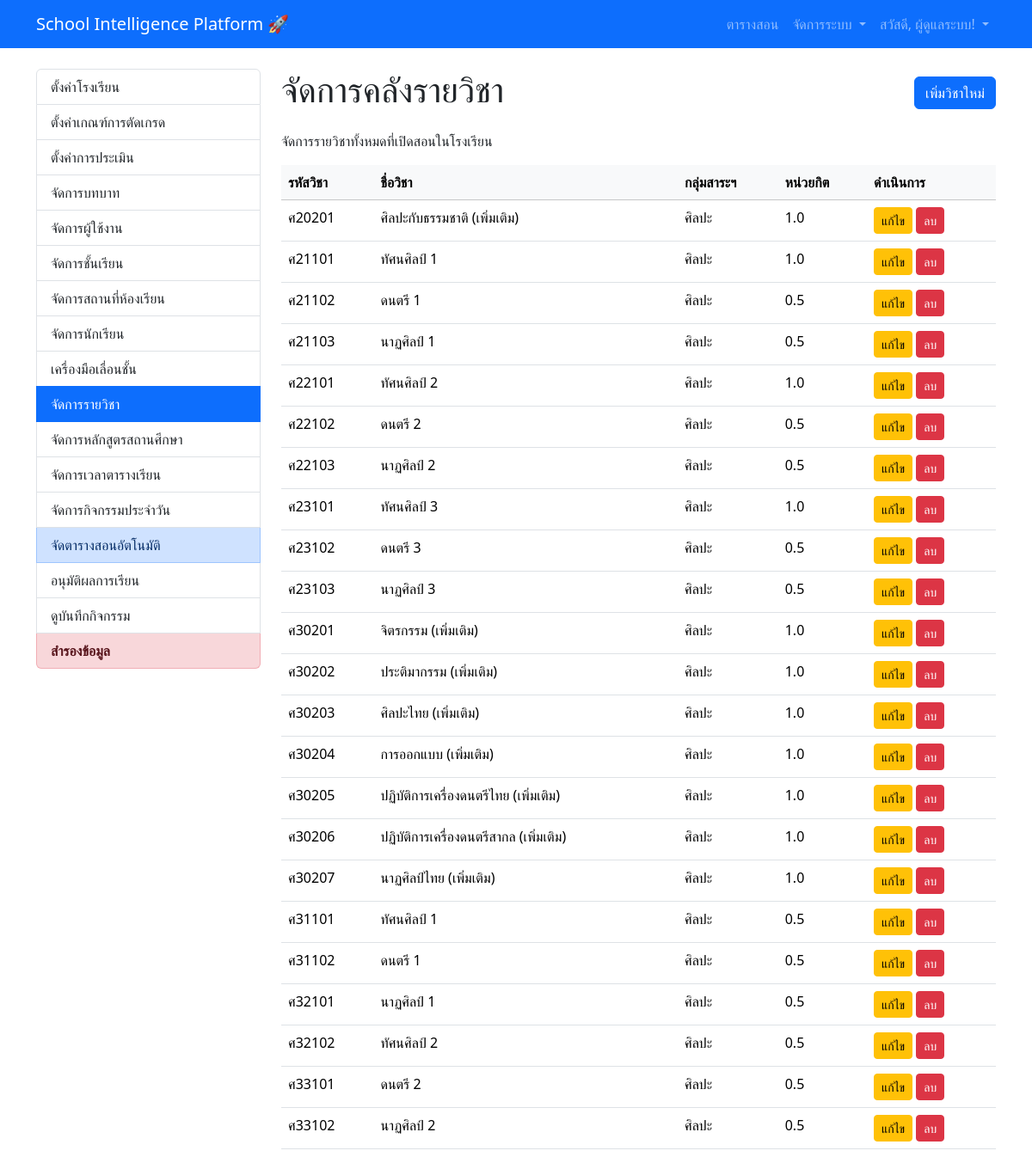
Screenshot of /admin/subjects (signed in) with the database file from the repository.
### V1.0/app/models.py (models this page shows, shortened)
class User(UserMixin, db.Model):
    id = db.Column(db.Integer, primary_key=True)
    username = db.Column(db.String(64), index=True, unique=True)
    password_hash = db.Column(db.String(256))
    full_name = db.Column(db.String(120))
    status = db.Column(db.String(50), default='Active')
    department = db.Column(db.String(120), index=True)
    max_periods_per_day = db.Column(db.Integer)
    max_periods_per_week = db.Column(db.Integer)
    roles = db.relationship('Role', secondary=user_roles, lazy='subquery',
                            backref=db.backref('users', lazy=True))
    activity_logs = db.relationship('ActivityLog', backref='user', lazy='dynamic')
    courses_taught = db.relationship('Course', backref='teacher', lazy='dynamic')
    advised_class_groups = db.relationship('ClassGroup', secondary=class_group_advisors, back_populates='advisors')

class Subject(db.Model):
    id = db.Column(db.Integer, primary_key=True)
    subject_code = db.Column(db.String(20), unique=True, index=True)
    name = db.Column(db.String(120))
    department = db.Column(db.String(120))
    default_credits = db.Column(db.Float, default=1.0)
    subject_type = db.Column(db.String(50)) # เช่น 'คำนวณ', 'บรรยาย', 'ปฏิบัติ', 'กิจกรรม'
    time_preference = db.Column(db.String(50)) # เช่น 'ตอนเช้า', 'ตอนบ่าย', 'ไม่มี'
    required_room_type = db.Column(db.String(50), nullable=True) # เช่น 'ห้องแล็บ', 'ห้องคอมพิวเตอร์'
    courses = db.relationship('Course', back_populates='subject', lazy='dynamic')
    curriculum_entries = db.relationship('Curriculum', back_populates='subject', lazy='dynamic')
    learning_units = db.relationship('LearningUnit', backref='subject', lazy='dynamic', cascade="all, delete-orphan")
    exams = db.relationship('Exam', backref='subject', lazy='dynamic', cascade="all, delete-orphan")

### V1.0/app/admin/routes.py (the view)
@bp.route('/subjects')
@login_required
@admin_required
def manage_subjects():
    subjects = Subject.query.order_by(Subject.subject_code).all()
    return render_template('admin/manage_subjects.html', title='จัดการคลังรายวิชา', subjects=subjects)

### V1.0/app/templates/admin/manage_subjects.html (shortened to what this page needs)
{% extends "base.html" %}
{% block content %}
<div class="row">
    <div class="col-md-3">
        {% include 'admin/_admin_menu.html' %}
    </div>
    <div class="col-md-9">
        <div class="d-flex justify-content-between align-items-center mb-3">
            <h1>จัดการคลังรายวิชา</h1>
            <a href="{{ url_for('admin.add_subject') }}" class="btn btn-primary">เพิ่มวิชาใหม่</a>
        </div>
        <p>จัดการรายวิชาทั้งหมดที่เปิดสอนในโรงเรียน</p>
        <table class="table table-hover">
            <thead class="table-light">
                <tr>
                    <th>รหัสวิชา</th>
                    <th>ชื่อวิชา</th>
                    <th>กลุ่มสาระฯ</th>
                    <th>หน่วยกิต</th>
                    <th>ดำเนินการ</th>
                </tr>
            </thead>
            <tbody>
                {% for subject in subjects %}
                <tr>
                    <td>{{ subject.subject_code }}</td>
                    <td>{{ subject.name }}</td>
                    <td>{{ subject.department }}</td>
                    <td>{{ subject.default_credits }}</td>
                    <td>
                        <a href="{{ url_for('admin.edit_subject', id=subject.id) }}" class="btn btn-warning btn-sm">แก้ไข</a>
                        <form action="{{ url_for('admin.delete_subject', id=subject.id) }}" method="POST" class="d-inline" onsubmit="return confirm('คุณแน่ใจหรือไม่ว่าต้องการลบ?');">
                            <button type="submit" class="btn btn-danger btn-sm">ลบ</button>
                        </form>
                    </td>
                </tr>
                {% endfor %}
            </tbody>
        </table>
    </div>
</div>
{% endblock %}

### V1.0/app/templates/base.html (shortened to what this page needs)
<!doctype html>
<html lang="th">
<head>
    <link href="https://cdn.jsdelivr.net/npm/bootstrap@5.3.3/dist/css/bootstrap.min.css" rel="stylesheet">
</head>
<body>
    <nav class="navbar navbar-expand-lg navbar-dark bg-primary">
        <div class="container">
            <a class="navbar-brand" href="{{ url_for('main.index') }}">School Intelligence Platform 🚀</a>
            <div class="collapse navbar-collapse" id="navbarNav">
<ul class="navbar-nav ms-auto">
    {% if current_user.is_anonymous %}
        <li class="nav-item"><a class="nav-link" href="{{ url_for('auth.login') }}">เข้าสู่ระบบ</a></li>
    {% else %}
        {% if not current_user.is_anonymous %}
        <li class="nav-item">
            <a class="nav-link" href="{{ url_for('main.view_timetable') }}">
                 ตารางสอน
            </a>
        </li>
        {% endif %}
{% if 'admin' in current_user.roles|map(attribute='key') %}
<li class="nav-item dropdown">
    <a class="nav-link dropdown-toggle" href="#" id="adminDropdown" role="button" data-bs-toggle="dropdown" aria-expanded="false">
         จัดการระบบ
    </a>
</li>
{% endif %}
        <li class="nav-item dropdown">
            <a class="nav-link dropdown-toggle" href="#" id="userDropdown" role="button" data-bs-toggle="dropdown" aria-expanded="false">
                สวัสดี, {{ current_user.full_name }}!
            </a>
        </li>
    {% endif %}
</ul>
            </div>
        </div>
    </nav>
    <main class="container mt-4">
        {% block content %}{% endblock %}
    </main>
</body>
</html>

### rows the page displays
User: full_name "ผู้ดูแลระบบ"
Subject: subject_code "ศ20201", name "ศิลปะกับธรรมชาติ (เพิ่มเติม)", department "ศิลปะ", default_credits "1.0"
Subject: subject_code "ศ21101", name "ทัศนศิลป์ 1", department "ศิลปะ", default_credits "1.0"
Subject: subject_code "ศ21102", name "ดนตรี 1", department "ศิลปะ", default_credits "0.5"
Subject: subject_code "ศ21103", name "นาฏศิลป์ 1", department "ศิลปะ", default_credits "0.5"
Subject: subject_code "ศ22101", name "ทัศนศิลป์ 2", department "ศิลปะ", default_credits "1.0"
Subject: subject_code "ศ22102", name "ดนตรี 2", department "ศิลปะ", default_credits "0.5"
Subject: subject_code "ศ22103", name "นาฏศิลป์ 2", department "ศิลปะ", default_credits "0.5"
Subject: subject_code "ศ23101", name "ทัศนศิลป์ 3", department "ศิลปะ", default_credits "1.0"
Subject: subject_code "ศ23102", name "ดนตรี 3", department "ศิลปะ", default_credits "0.5"
Subject: subject_code "ศ23103", name "นาฏศิลป์ 3", department "ศิลปะ", default_credits "0.5"
Subject: subject_code "ศ30201", name "จิตรกรรม (เพิ่มเติม)", department "ศิลปะ", default_credits "1.0"
Subject: subject_code "ศ30202", name "ประติมากรรม (เพิ่มเติม)", department "ศิลปะ", default_credits "1.0"
Subject: subject_code "ศ30203", name "ศิลปะไทย (เพิ่มเติม)", department "ศิลปะ", default_credits "1.0"
Subject: subject_code "ศ30204", name "การออกแบบ (เพิ่มเติม)", department "ศิลปะ", default_credits "1.0"
Subject: subject_code "ศ30205", name "ปฏิบัติการเครื่องดนตรีไทย (เพิ่มเติม)", department "ศิลปะ", default_credits "1.0"
Subject: subject_code "ศ30206", name "ปฏิบัติการเครื่องดนตรีสากล (เพิ่มเติม)", department "ศิลปะ", default_credits "1.0"
Subject: subject_code "ศ30207", name "นาฏศิลป์ไทย (เพิ่มเติม)", department "ศิลปะ", default_credits "1.0"
Subject: subject_code "ศ31101", name "ทัศนศิลป์ 1", department "ศิลปะ", default_credits "0.5"
Subject: subject_code "ศ31102", name "ดนตรี 1", department "ศิลปะ", default_credits "0.5"
Subject: subject_code "ศ32101", name "นาฏศิลป์ 1", department "ศิลปะ", default_credits "0.5"
Subject: subject_code "ศ32102", name "ทัศนศิลป์ 2", department "ศิลปะ", default_credits "0.5"
Subject: subject_code "ศ33101", name "ดนตรี 2", department "ศิลปะ", default_credits "0.5"
Subject: subject_code "ศ33102", name "นาฏศิลป์ 2", department "ศิลปะ", default_credits "0.5"
